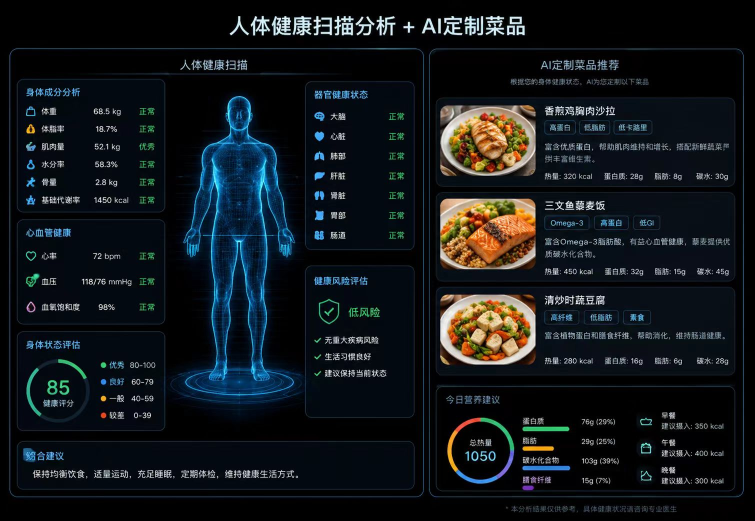
#> input picture tests/fixtures/upload-test-2.jpg, 1509 x 1042 px (shown at 1/2 size)
$ python -i measure-current-vs-design.py   (imports and definitions only)
#> lines starting #> are read from the running program, lines starting #| are printed output that depends on the picture
#!/usr/bin/env python3
"""Compare the current app's screenshots against the V2 designs on the same measurable axes.

A page is over-decorated when its ink share and saturated-colour count sit far above the design's,
because that gap is exactly what the audit described in prose. Measuring it turns "remove the
mascot" into a number that can be checked after the change.

Writes artifacts/v2-source/current-vs-design.json.
"""
import json
import os
import sys
from collections import Counter

from PIL import Image

DESIGN_DIR = r"C:\Users\zyu33\Downloads\V2 完整交付包\设计图"
SHOT_DIR = "artifacts/ui-screenshots"


def metrics(path):
#> called with path = '../tests/fixtures/upload-test-2.jpg'
    with Image.open(path) as im:
#> im is the input picture: PIL image 1509x1042 RGB; mean R, G, B 18.4, 23.1, 27
        rgb = im.convert("RGB")
        w, h = rgb.size
#> w = 1509; h = 1042
        # Sample the middle band only: the phone's status bar and the tab bar are chrome that the
        # static designs do not draw, and they would otherwise dominate the numbers.
        small = rgb.crop((0, int(h * 0.08), w, int(h * 0.92))).resize((w // 4, h // 4))
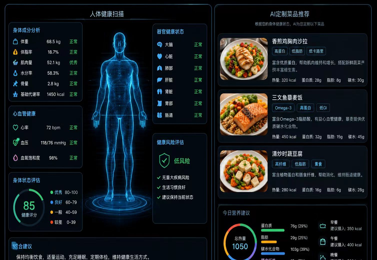
#> small: PIL image 377x260 RGB; mean R, G, B 20, 25.3, 29.5
        px = list(small.getdata())
#> px = 98020 items
    total = len(px)
#> total = 98020
    counts = Counter(px)
#> counts = 24065 items
    bg = counts.most_common(1)[0][0]
#> bg = (0, 0, 0)
    near = sum(1 for p in px if all(abs(p[i] - bg[i]) <= 10 for i in range(3)))
#> near = 30184
    sat = sum(1 for p in counts if max(p) - min(p) > 40)
#> sat = 11269
    return {
        "size": [w, h],
        "backgroundShare": round(near / total, 4),
        "inkShare": round(1 - near / total, 4),
        "saturatedColours": sat,
    }


def main():
    with open("artifacts/v2-source/audit-pages.json", encoding="utf-8") as fh:
        pages = json.load(fh)
    rows = []
    for p in pages:
        shot = os.path.join(SHOT_DIR, p["slug"] + ".png")
        design = os.path.join(DESIGN_DIR, p["design"]) if p["design"] else None
        if not design or not os.path.exists(design) or not os.path.exists(shot):
            rows.append({"slug": p["slug"], "status": "missing"})
            continue
        d = metrics(design)
        s = metrics(shot)
        rows.append({
            "slug": p["slug"],
            "design": p["design"],
            "priority": p["priority"],
            "designInk": d["inkShare"],
            "shotInk": s["inkShare"],
            "inkDelta": round(s["inkShare"] - d["inkShare"], 4),
            "designSaturated": d["saturatedColours"],
            "shotSaturated": s["saturatedColours"],
            "shotBackground": s["backgroundShare"],
        })
    ok = [r for r in rows if "inkDelta" in r]
    by_pri = {"P1": [r for r in ok if r["priority"] == "P1"], "P2": [r for r in ok if r["priority"] == "P2"]}
    for pri, group in by_pri.items():
        if not group:
            continue
        avg = sum(abs(r["inkDelta"]) for r in group) / len(group)
        print("%s: %d pages, mean |ink delta| %.4f" % (pri, len(group), avg))
    worst = sorted(ok, key=lambda r: r["inkDelta"], reverse=True)[:10]
    print("largest ink excess (current heavier than the design):")
    for r in worst:
        print("  %-22s %+0.3f  (design %.3f -> shot %.3f)  sat %d->%d" % (
            r["slug"], r["inkDelta"], r["designInk"], r["shotInk"], r["designSaturated"], r["shotSaturated"]))
    os.makedirs("artifacts/v2-source", exist_ok=True)
    with open("artifacts/v2-source/current-vs-design.json", "w", encoding="utf-8") as fh:
        json.dump(rows, fh, indent=1, ensure_ascii=False)
        fh.write("\n")
    return 0


# [2 lines not run here, left out]

>>> result = metrics('../tests/fixtures/upload-test-2.jpg')
#> result = {'size': [1509, 1042], 'backgroundShare': 0.308, 'inkShare': 0.692, 'saturatedColours': 11269}

$ run again, on tests/fixtures/upload-test-1.png
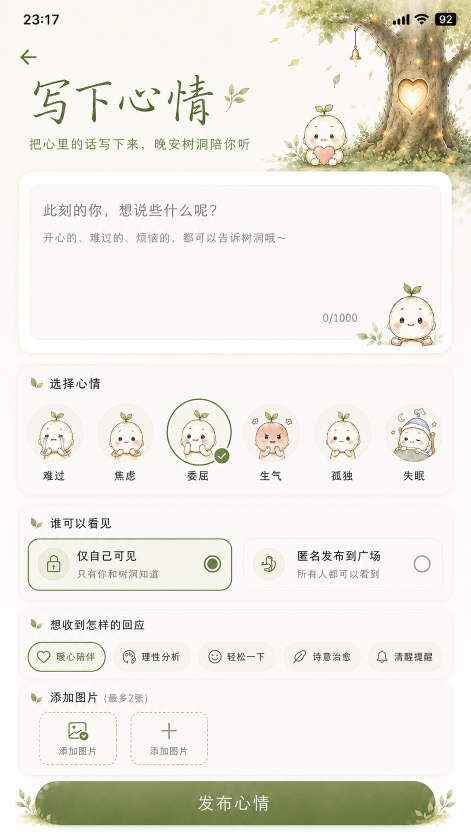
#> input picture tests/fixtures/upload-test-1.png, 941 x 1672 px (shown at 1/2 size)
#> in metrics, im is the input picture: PIL image 941x1672 RGB; mean R, G, B 237.1, 235.1, 226.8
#> in metrics, `small = rgb.crop((0, int(h * 0.08), w, int(h * 0.92))).resize((w // 4,..`:
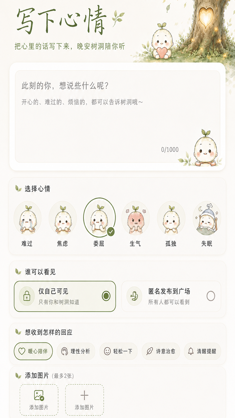
#> small: PIL image 235x418 RGB; mean R, G, B 243.1, 240.8, 235.4
#> px = 98230 items
#> total = 98230
#> counts = 10900 items
#> bg = (251, 249, 247)
#> near = 82652
#> sat = 3774
#> result = {'size': [941, 1672], 'backgroundShare': 0.841, 'inkShare': 0.159, 'saturatedColours': 3774}
